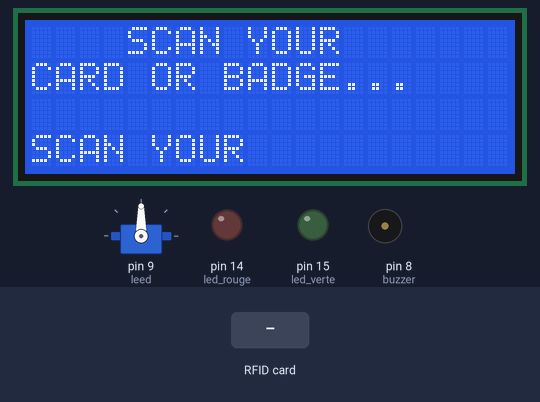
This sketch was run on a simulated Arduino Mega 2560, built with avr-gcc and run on an emulated ATmega2560. Shown: servo, 20×4 character LCD, output pins drawn as LEDs (lit = HIGH), buzzer (waves = sounding). The inputs (shaded band) are chosen by the test bench. Pins used as bus, display or sensor lines are not drawn.

Above: at 4.3 s.
4.4 s: RFID card 25 45 EE 7A held to the reader
At 5.1 s:
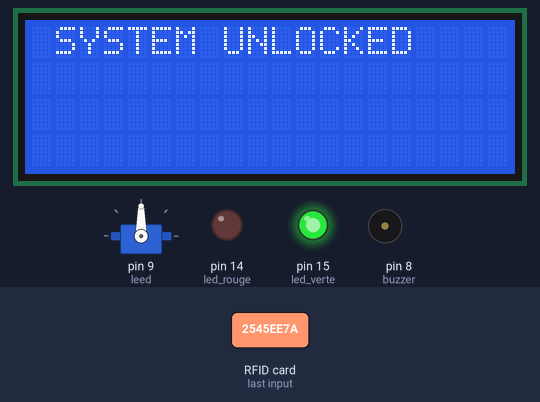
7.4 s: RFID card 5E 7A 19 C4 held to the reader
At 9.2 s:
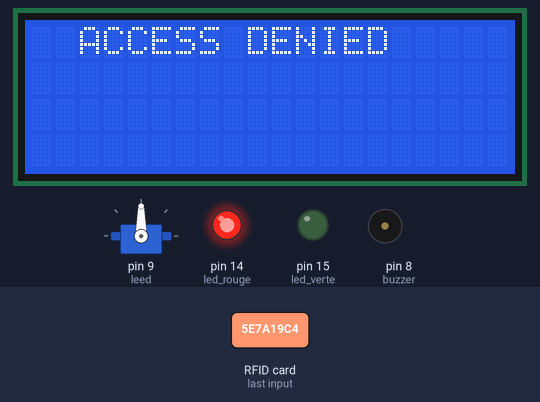
10.4 s: RFID card 25 45 EE 7A held to the reader
At 12.0 s:
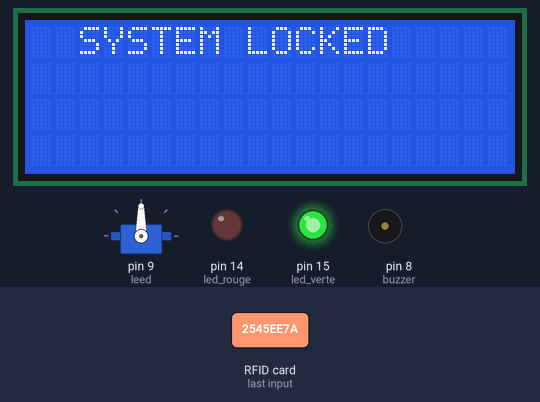
Timing chart, 0 to 14.1 s (numbered marks = the images above; inputs shaded):
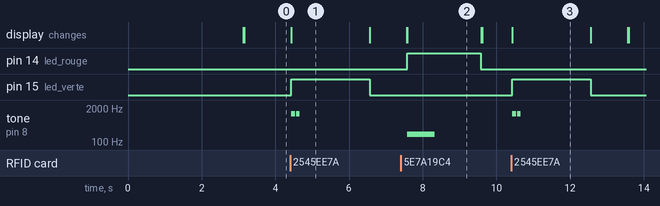

The sketch:

cccccccccccccccccccccccccccccccc.ino
```cpp
#include <SPI.h>
#include <MFRC522.h>
#include <LiquidCrystal.h>
#include <Servo.h>

Servo myservo;
int pos = 0;    // variable to store the servo position
LiquidCrystal lcd(12,11,6,4,3,2);

#define RST_PIN 5
#define SS_PIN 53
MFRC522 module_rfid(SS_PIN, RST_PIN);

int buzzer = 8;
int led_rouge = 14;
int led_verte = 15;
int leed = 9;

bool togglestate = false;
void setup() {

  myservo.attach(9);

  // put your setup code here, to run once:
  pinMode(led_rouge,OUTPUT);
  pinMode(led_verte,OUTPUT);
  pinMode(buzzer,OUTPUT);
  pinMode(leed,OUTPUT);
  lcd.begin(20, 4);
  SPI.begin();
  module_rfid.PCD_Init();
  lcd.print("SYSTEM LOCKED ");
  lcd.setCursor(0, 1);
  lcd.print(" INDENTIFICATION");
  delay(3000);
  lcd.clear();
}

void loop() {
  // put your main code here, to run repeatedly:
  lcd.print("    SCAN YOUR");
  lcd.setCursor(0, 1);
  lcd.print("CARD OR BADGE...");

  if ( ! module_rfid.PICC_IsNewCardPresent()){
    return;
    }
  if ( ! module_rfid.PICC_ReadCardSerial()){
    return;
    }


   String UID = "";

  for (byte i= 0; i < module_rfid.uid.size; i++){
     UID.concat(String(module_rfid.uid.uidByte[i] < 0*10 ? " 0" : " "));
     UID.concat(String(module_rfid.uid.uidByte[i], HEX));
    }
     UID.toUpperCase();

   if (UID.substring(1) == "25 45 EE 7A" ){
     if (togglestate==false) {

     lcd.clear();
     lcd.setCursor(0, 0);


     lcd.print(" SYSTEM UNLOCKED   ");
     digitalWrite(led_verte, HIGH);

     tone(buzzer, 1200, 100);
     delay(125);
     tone(buzzer, 1200, 100);
     delay(2000);
     digitalWrite(led_verte, LOW);
     lcd.clear();
     lcd.print("  PROSSESSING...   ");
     delay(1000);
      digitalWrite(leed, HIGH);
      togglestate=true;
     lcd.clear();

     //servo();

     }
    else
   {
     lcd.clear();
     lcd.setCursor(0, 0);
     lcd.print("  SYSTEM LOCKED  ");
     digitalWrite(led_verte, HIGH);
     tone(buzzer, 1200, 100);
     delay(125);
     tone(buzzer, 1200, 100);
     delay(2000);
     digitalWrite(led_verte, LOW);
     lcd.clear();
     lcd.print("  PROSSESSING...   ");
     delay(1000);
      digitalWrite(leed, LOW);
     togglestate=false;

    }

   }
    else{
     lcd.clear();
     lcd.setCursor(0, 0);
     lcd.print("  ACCESS DENIED    ");
     digitalWrite(led_rouge, HIGH);
     tone(buzzer, 200, 750);
     delay(2000);

     digitalWrite(led_rouge, LOW);


     lcd.clear();

    }
}

/*void servo() {
  if (togglestate=true)
  {
  for (pos = 0; pos <= 180; pos += 1) { // goes from 0 degrees to 180 degrees
    // in steps of 1 degree
    myservo.write(pos);              // tell servo to go to position in variable 'pos'
    delay(15);                       // waits 15ms for the servo to reach the position
  }
  for (pos = 180; pos >= 0; pos -= 1) { // goes from 180 degrees to 0 degrees
    myservo.write(pos);              // tell servo to go to position in variable 'pos'
    delay(15);                       // waits 15ms for the servo to reach the position
  }
  }
}*/
```

Measured:
- after the input at 4.4 s, pin 15 (led_verte): LOW → HIGH at once, → LOW 2.1 s later; tone on pin 8 (buzzer): alternates 1200 Hz for 0.10 s and silent for 0.03 s, 4 changes in all, then stays silent, starting at once; the display: changes at once (image 1)
- after the input at 7.4 s, pin 14 (led_rouge): LOW → HIGH after 0.18 s, → LOW 2.0 s later; tone on pin 8 (buzzer): silent → 200 Hz after 0.18 s, → silent 0.75 s later; the display: first differs from a run without the input after 0.18 s (image 2)
- after the input at 10.4 s, pin 15 (led_verte): LOW → HIGH at once, → LOW 2.1 s later; tone on pin 8 (buzzer): alternates 1200 Hz for 0.10 s and silent for 0.03 s, 4 changes in all, then stays silent, starting at once; the display: changes at once (image 3)
- what the display in image 1 shows lasts 2.2 s, from 4.4 s to 6.6 s
- what the display in image 2 shows lasts 2.0 s, from 7.6 s to 9.6 s
